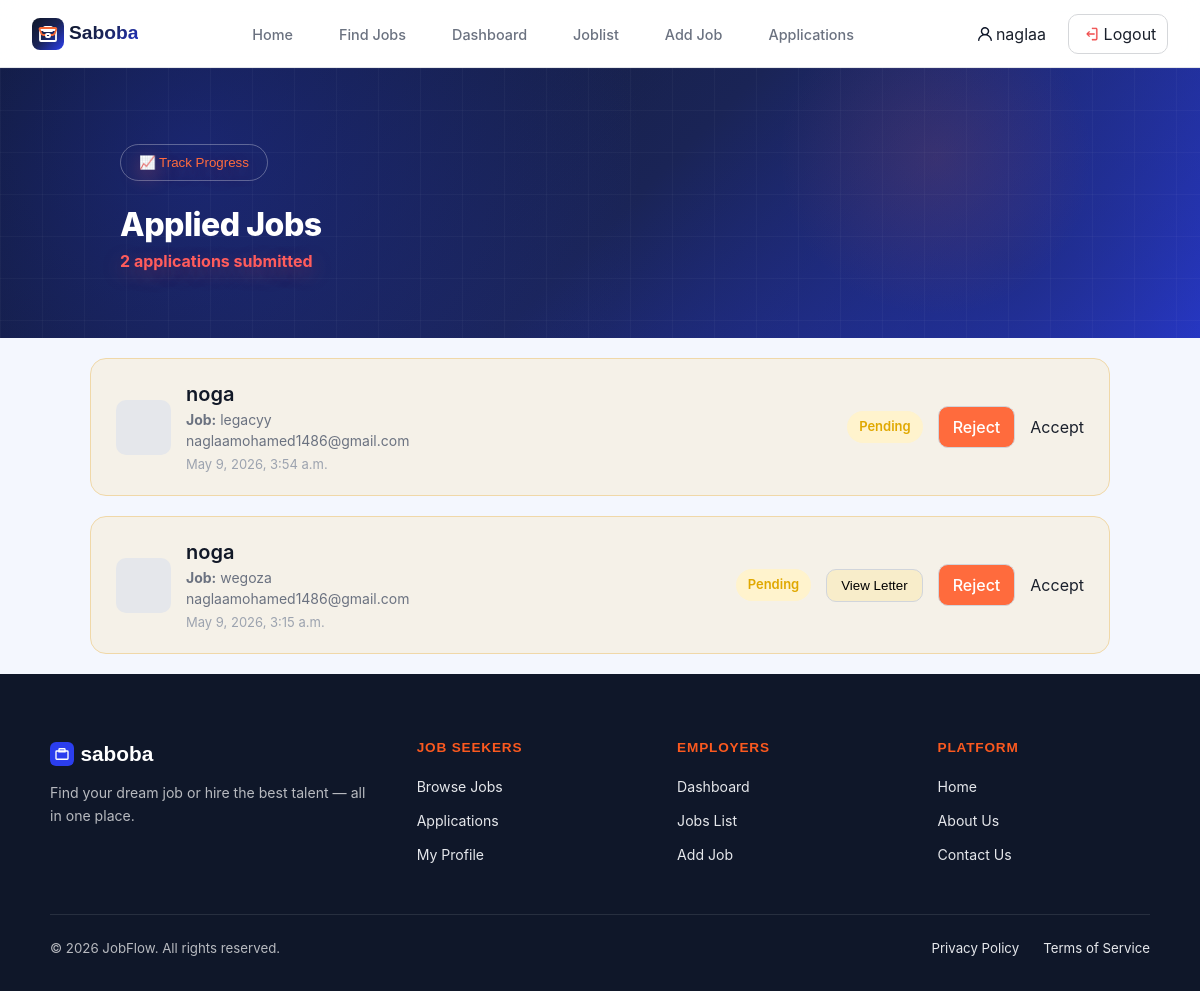
The app's page /jobs/applications/ (signed in), older data.
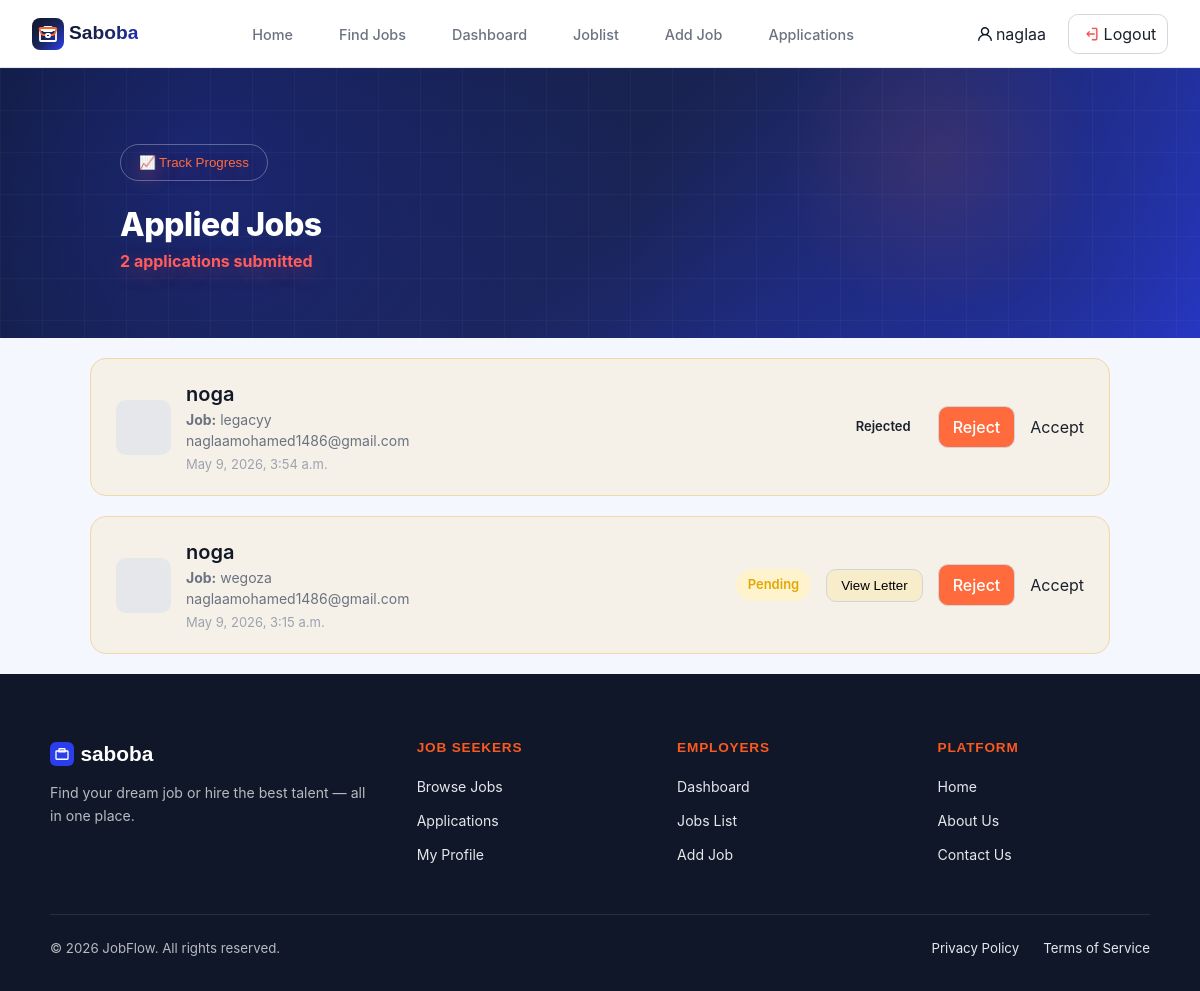
The same page, newer data.
### accounts/models.py (models this page shows)
class User(AbstractUser):
    ROLE_CHOICES = [('user', 'User'), ('admin', 'Admin')]
    role     = models.CharField(max_length=10, choices=ROLE_CHOICES, default='user')
    age      = models.IntegerField(null=True, blank=True)
    gender   = models.CharField(max_length=10, blank=True)
    company  = models.CharField(max_length=200, blank=True)
    location = models.CharField(max_length=200, blank=True)

### applications/models.py (models this page shows, shortened)
class Application(models.Model):
    user = models.ForeignKey(
        settings.AUTH_USER_MODEL,
        on_delete=models.CASCADE,
        related_name='applications'
    )
    job = models.ForeignKey(
        Job,
        on_delete=models.CASCADE,
        related_name='applications'
    )
    STATUS_CHOICES = [
    ('pending', 'Pending'),
    ('accepted', 'Accepted'),
    ('rejected', 'Rejected'),
    ]
    status = models.CharField(
    max_length=20,
    choices=STATUS_CHOICES,
    default='pending'
    )
    full_name = models.CharField(max_length=120 ,blank=True)
    email = models.EmailField(null=True, blank=True)
    phone = models.CharField(max_length=30, blank=True)
    skills = models.TextField(blank=True)
    experience = models.CharField(max_length=100,blank=True)
    cv = models.FileField(upload_to="cvs/",blank=True)
    applied_at = models.DateTimeField(auto_now_add=True)
    cover_letter = models.TextField(blank=True)
    class Meta:
        unique_together = ('user', 'job')

### jobs/models.py (models this page shows, shortened)
class Job(models.Model):
    cover = models.URLField()
    title = models.CharField(max_length=200)
    company = models.CharField(max_length=200)
    location = models.CharField(max_length=200)
    time = models.CharField(max_length=100)
    tags = models.JSONField()
    salary = models.CharField(max_length=100)
    type = models.CharField(max_length=100)
    exp = models.CharField(max_length=100)
    description = models.TextField()
    required = models.JSONField()
    benefit = models.JSONField()
    gallery = models.JSONField()
    companyLocation = models.CharField(max_length=200)
    employees = models.CharField(max_length=100)
    employer = models.ForeignKey(
    settings.AUTH_USER_MODEL,
    on_delete=models.CASCADE,
    null=True,
    blank=True
)

### jobs/views.py (the view)
# urls.py: path('applications/', views.admin_applications, name='admin_applications'),
@admin_required
def admin_applications(request):
    applications = Application.objects.filter(
        job__employer=request.user
    ).select_related('job', 'user').order_by('-applied_at')
    return render(request, 'jobs/adminapply.html', {
        'applications': applications
    })

### jobs/views.py (called while the page is built)
def admin_required(view_func):
    @wraps(view_func)
    def wrapper(request, *args, **kwargs):
        if not request.user.is_authenticated:
            return redirect('login')
        if request.user.role != 'admin':
            return redirect('search')
        return view_func(request, *args, **kwargs)
    return wrapper

### templates/Jobs/adminapply.html (shortened to what this page needs)
{% extends "base.html" %}
{% load static %}
{% block styles %}
<link rel="stylesheet" href="{% static 'css/appliedjobs.css' %}">
{% endblock %}
{% block content %}
<main>
     <div class="header">
        <div class="top-container">
            <div class="header-top">
                <button class="track-btn">📈 Track Progress</button>
            </div>
            <h1 class="page-title">Applied Jobs</h1>
            <p class="app-count  <span class="app-count">{{ applications|length }}</span> applications submitted</p>
        </div>
    </div>
  <div class="container">
    <div class="content-section">
      {% for app in applications %}
        <div class="job-card">
          <div class="job-info">
            <div class="cover">
            </div>
            <div class="job-text">
              <h3>{{ app.user.username }}</h3>
              <p><strong>Job:</strong> {{ app.job.title }}</p>
              <p>{{ app.user.email }}</p>
              <span>{{ app.applied_at }}</span>
            </div>
          </div>
          <div class="job-actions">
            <span class="status {{ app.status }}">
            {{ app.get_status_display }}
            </span>
            {% if app.cover_letter %}
            <button class="view-btn" type="button">
            View Letter
            </button>
            {% endif %}
            <a href="{% url 'update_application_status' app.id 'rejected' %}" class="cancel-btn">
            Reject
            </a>
            <a href="{% url 'update_application_status' app.id 'accepted' %}" class="acc">
            Accept
            </a>
          </div>
        </div>
      {% empty %}
        <div class="atop">
          <p>No applications yet.</p>
          <a href="{% url 'add_jobs' %}" class="brow-btn">Add Jobs</a>
        </div>
      {% endfor %}
    </div>
  </div>
</main>
{% endblock %}

### templates/base.html (shortened to what this page needs)
{% load static %}
<!DOCTYPE html>
<html>
<head>
    <link rel="stylesheet" href="{% static 'css/navbar.css' %}">
    {% block styles %}{% endblock %}
</head>
<body>
    {% include "navbar.html" %}
    {% block content %}
    {% endblock %}
    {% include "footer.html" %}
</body>
</html>

### templates/navbar.html (shortened to what this page needs)
<header>
    <nav class="nav">
        <a href="/" class="logo">
            <p class="slog">Saboba</p>
        </a>
        <ul class="links">
            <li><a href="/">Home</a></li>
            <li><a href="/jobs/search/">Find Jobs</a></li>
            {% if user.is_authenticated %}
            {% if user.role == "admin" %}
            <li><a href="/jobs/dashboard/">Dashboard</a></li>
            <li><a href="/jobs/joblist/">Joblist</a></li>
            <li><a href="/jobs/add/">Add Job</a></li>
            <li><a href="{% url 'admin_applications' %}">Applications</a></li>
            {% else %}
            <li><a href="{% url 'saved_jobs' %}">Saved Jobs</a></li>
            <li><a href="{% url 'my_applications' %}">Applied</a></li>
            <li><a href="/jobs/compare/">Compare</a></li>
            {% endif %}
            {% endif %}
        </ul>
        <div class="right">
            <div class="logs">
                {% if user.is_authenticated %}
                <a href="/accounts/profile/" class="profile">
                    {{ user.username }}
                </a>
                <a href="/accounts/logout/" class="logout">Logout</a>
                {% else %}
                <a href="/accounts/login/" class="login">Log in</a>
                <a href="/accounts/signup/" class="signup">Sign up</a>
                {% endif %}
            </div>
        </div>
    </nav>
</header>

### templates/footer.html (shortened to what this page needs)
<footer class="footer">
    <div class="footer__inner">
        <div class="footer__top">
            <div class="footer__brand">
                <div class="footer__brand-name">
                    saboba
                </div>
                <p class="footer__brand-desc">Find your dream job or hire the best talent — all in one place.</p>
            </div>
            <div>
                <h4 class="footer__col-title">Job Seekers</h4>
                <ul class="footer__col-links">
                    <li><a href="{% url 'search' %}">Browse Jobs</a></li>
                    <li><a href="/jobs/applied/">Applications</a></li>
                    <li><a href="/accounts/profile/">My Profile</a></li>
                </ul>
            </div>
            <div>
                <h4 class="footer__col-title">Employers</h4>
                <ul class="footer__col-links">
                    <li><a href="/jobs/dashboard/">Dashboard</a></li>
                    <li><a href="/jobs/joblist/">Jobs List</a></li>
                    <li><a href="/jobs/add/">Add Job</a></li>
                </ul>
            </div>
            <div>
                <h4 class="footer__col-title">Platform</h4>
                <ul class="footer__col-links">
                    <li><a href="/">Home</a></li>
                    <li><a href="/about/">About Us</a></li>
                    <li><a href="/contact/">Contact Us</a></li>
                </ul>
            </div>
        </div>
        <div class="footer__bottom">
            <span>© 2026 JobFlow. All rights reserved.</span>
            <div style="display:flex;gap:1.5rem;">
                <a href="#">Privacy Policy</a>
                <a href="#">Terms of Service</a>
            </div>
        </div>
    </div>
</footer>

### static/css/navbar.css (style rules this page uses)
html { scroll-behavior: smooth; }
body { position: relative; font-family: 'Inter', sans-serif; background: #F6F7F9; color: #0F1729; line-height: 1.6; -webkit-font-smoothing: antialiased; }
:root { --background: #F6F7F9; --foreground: #0F1729; --card: #FFFFFF; --card-foreground: #0F1729; --popover: #FFFFFF; --border: #E5E7EB; --input: #E5E7EB; --primary: #2B3EEE; --primary-fg: #FFFFFF; --accent: #F46734; --accent-fg: #FFFFFF; --secondary: #F3F4F6; --secondary-fg: #0F1729; --ring: #2B3EEE; --muted: #F3F4F6; --muted-fg: #6B7280; --destructive: #EF4343; --emerald: #20AC6B; --amber: #F59F0A; --rose: #EA2E6D; --sky: #0DA2E7; --violet: #7847EB; --section-warm: #FEF4F0; --section-cool: #F3F4FC; --section-mint: #F1F9F5; --sidebar-background: #FFFFFF; --sidebar-foreground: #0F1729; --sidebar-primary: #2B3EEE; --sidebar-accent: #F3F4F6; --sidebar-border: #E5E7EB; --gradient-primary: linear-gradient(135deg, #2B3EEE, #7847EB); --gradient-accent: linear-gradient(135deg, #F46734, #EA2E6D); --gradient-hero: linear-gradient(135deg, #0F1729 0%, #1a2456 50%, #2B3EEE22 100%); --gradient-success: linear-gradient(135deg, #20AC6B, #0DA2E7); --gradient-card: linear-gradient(135deg, #FFFFFF, #F6F7F9); --radius: 0.75rem; --font-heading: 'Plus Jakarta Sans', sans-serif; --font-body: 'Inter', sans-serif; }
a { text-decoration: none; color: inherit; }
ul { list-style: none; }
header { position: relative; }
.nav { position: fixed; top: 0; left: 0; right: 0; z-index: 100; background: rgba(255, 255, 255, 0.92); backdrop-filter: blur(12px); border-bottom: 1px solid #E5E7EB; padding: 0 2rem; height: 68px; display: flex; align-items: center; justify-content: space-between; }
.nav .logo { display: flex; align-items: center; justify-self: start; text-decoration: none; font-family: 'Plus Jakarta Sans', sans-serif; font-weight: 800; font-size: 1.2rem; }
.slog { padding: 0px; margin-left: 5px; background: linear-gradient(135deg, #0F1729 0%, #1a2456 50%, #2334d0 100%); -webkit-background-clip: text; -webkit-text-fill-color: transparent; }
.logo svg { flex-shrink: 0; }
.links { display: flex; align-items: center; list-style: none; gap: 2rem; }
.links a { text-decoration: none; font-size: 0.9rem; font-weight: 500; color: #6B7280; transition: color 0.2s; padding: 7px; }
.logs { display: flex; align-items: center; gap: 0.75rem; width: fit-content; justify-self: end; }
.logs a { text-decoration: none; padding: 5px 10px; border-radius: 10px; }
.profile svg { margin-right: 4px; }
.logout { width: 100px; height: 40px; border: 1px solid #d5d7da; border-radius: 10px; display: flex; align-items: center; align-content: center; justify-content: center; }
.right { display: inline-flex; align-content: center; }
.profile { display: flex; justify-content: center; align-items: center; height: 40px; }
.footer { background: #0F1729;; color: rgba(255,255,255,0.7); padding: 4rem 2rem 2rem; }
.footer__inner { max-width: 1100px; margin: 0 auto; }
.footer__top { display: grid; grid-template-columns: 1.5fr repeat(3, 1fr); gap: 3rem; margin-bottom: 3rem; }
.footer__brand-name { font-family: 'Plus Jakarta Sans', sans-serif; font-size: 1.3rem; font-weight: 800; color: #fff; margin-bottom: 0.75rem; display: flex; align-items: center; gap: 0.4rem; }
.footer__brand-desc { font-size: 0.88rem; line-height: 1.65; }
.footer__col-title { font-family: 'Plus Jakarta Sans', sans-serif; font-size: 0.85rem; font-weight: 700; color: #fb591f; text-transform: uppercase; letter-spacing: 0.06em; margin-bottom: 1rem; }
.footer__col-links { display: flex; flex-direction: column; gap: 0.6rem; }
.footer__col-links a { font-size: 0.88rem; color:#E5E7EB; text-decoration: none; transition: color 0.2s; }
.footer__bottom { border-top: 1px solid rgba(255,255,255,0.1); padding-top: 1.5rem; display: flex; align-items: center; justify-content: space-between; font-size: 0.83rem; }
.footer__bottom a { color: #E5E7EB; transition: color 0.2s; text-decoration: none; }

Row changes from the older to the newer data that the page shows:
changed Application "legacyy": status "Pending" → "Rejected"
